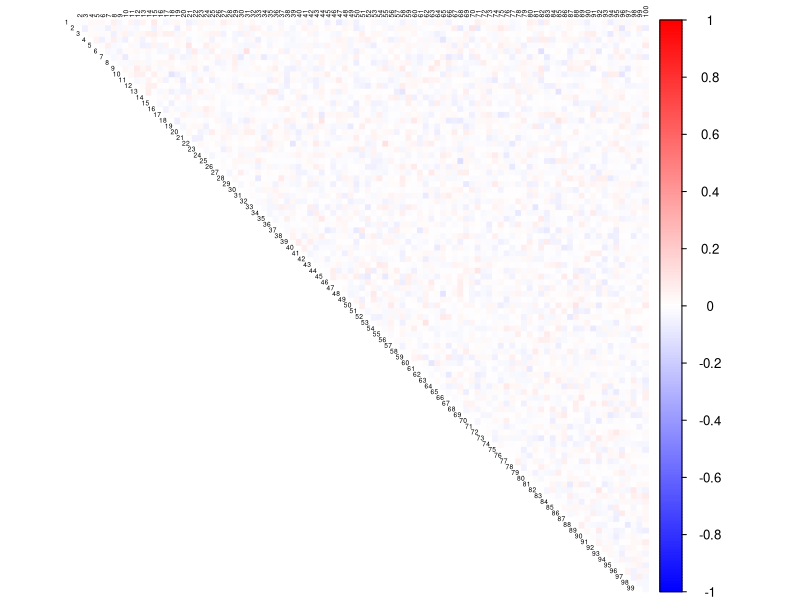
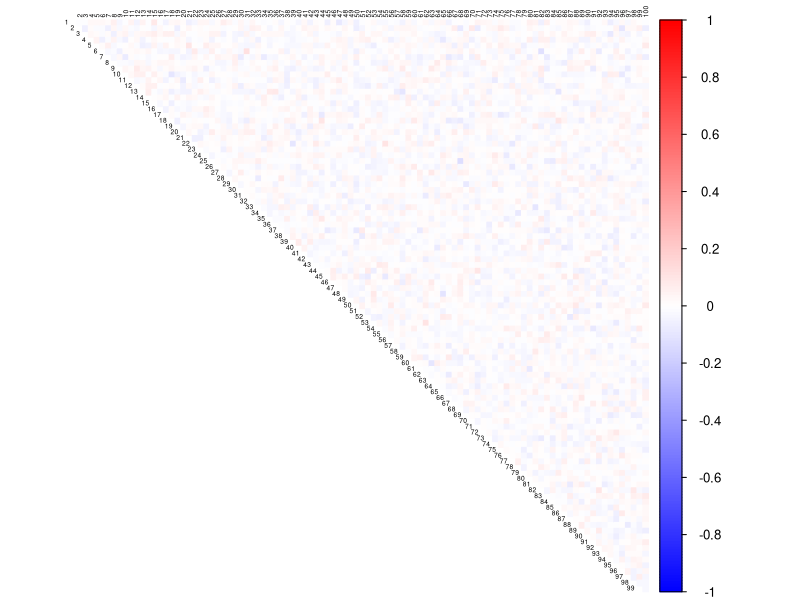
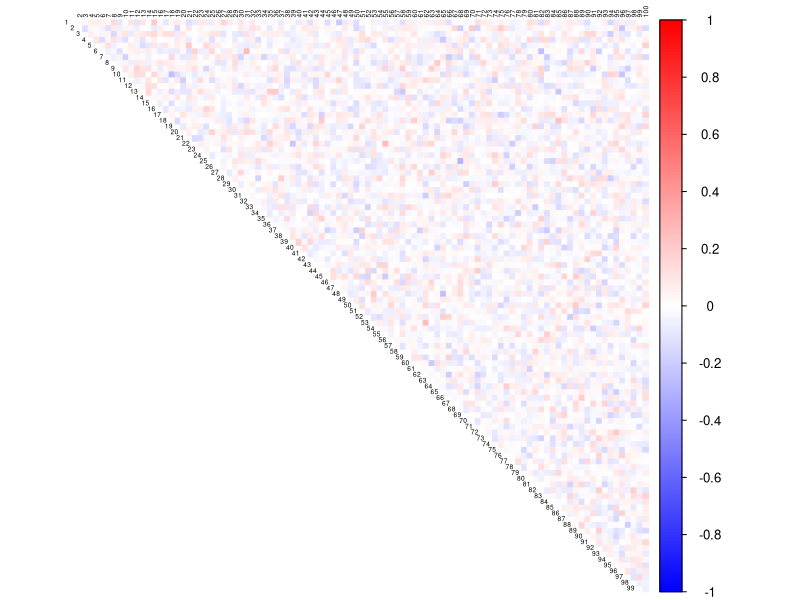
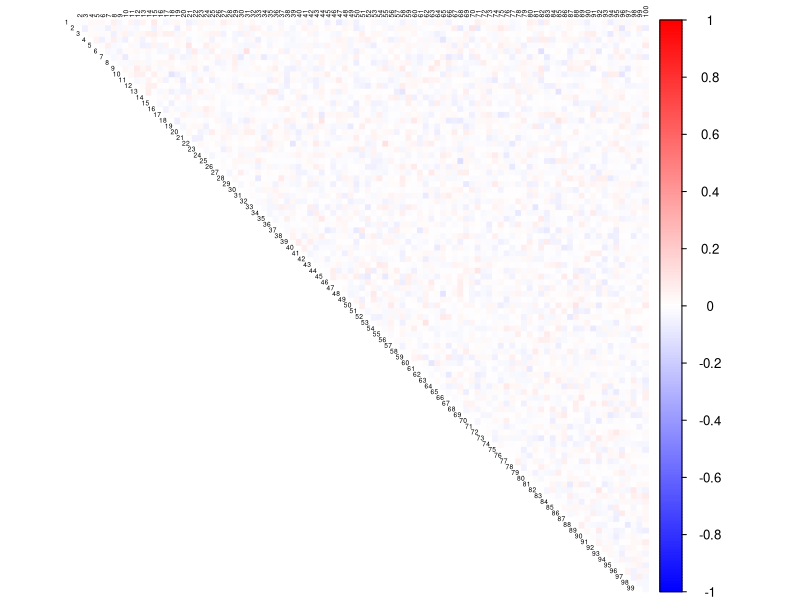

Source code (R) for these figures, in order:
## ---- chunk 1
library(corrplot)
library(Matrix)
library(corpcor)
## ---- chunk 2
N = 1000
M = 100
R = 10
sigma = 100

Loading = matrix(rnorm(N*R, 0, 1), nrow=N)
Factor = matrix(rnorm(R*M, 0, 1), nrow=R)
Z = Loading %*% Factor
X = Z + matrix(rnorm(N*M, 0, sigma), nrow = N)
## ---- chunk 3
N_test = 300
Loading_test = matrix(rnorm(N_test*R, 0, 1), nrow=N_test)
Z_test = Loading_test %*% Factor
X_test = Z_test + matrix(rnorm(N_test*M, 0, sigma), nrow = N_test)
## ---- chunk 4
col2 <- c("blue", "white", "red")
corrplot(as.matrix(cor(X)), diag = FALSE,
         col = colorRampPalette(col2)(200),
         tl.pos = "td", tl.cex = 0.4, tl.col = "black",
         rect.col = "white",na.label.col = "white",
         method = "color", type = "upper")
## ---- chunk 5
pairwise_cov = cov(X, use = "pairwise.complete.obs")
common_samples = matrix(N, dim(X)[2], dim(X)[2])
sigma_vals = sqrt(diag(pairwise_cov))
pairwise_cor = cov2cor(pairwise_cov)
pairwise_cor[is.na(pairwise_cor)] = 0
pairwise_cor[pairwise_cor > 0.95] = 0.95
pairwise_cor[pairwise_cor < -0.95] = -0.95
diag(pairwise_cor) = 1
common_samples[common_samples <= 2] = 2
pairwise_cov = diag(sigma_vals) %*% pairwise_cor %*% diag(sigma_vals)
## ---- chunk 6
pairwise_zscores = apply(pairwise_cor, c(1,2), function(x) return (0.5*log((1+x)/(1-x))))
diag(pairwise_zscores) = 0

bound1 = 12*exp(2*pairwise_zscores)/((exp(2*pairwise_zscores) + 1)^2)
zscores_sd_1 = sqrt(1/(common_samples - 1) + 2/(common_samples - 1)^2)
overall_bound_1 = bound1*zscores_sd_1 + zscores_sd_1^2*2*sqrt(3)

common_samples_2 = matrix(N, dim(common_samples)[1], dim(common_samples)[2])
zscores_sd_2 = sqrt(1/(common_samples_2 - 1) + 2/(common_samples_2 - 1)^2)
overall_bound_2 = bound1*zscores_sd_2 + zscores_sd_2^2*2*sqrt(3)
  
B_cor = apply(abs(overall_bound_1) + abs(overall_bound_2), c(1,2), function(x) return(pmin(2,x)))
diag(B_cor) = 0
B_cov = diag(sigma_vals) %*% B_cor %*% diag(sigma_vals)
## ---- chunk 7
#out= eigen(Matrix::nearPD(pairwise_cov + abs(B_cov))$mat)
#out= eigen(pairwise_cov + abs(B_cov))
out= eigen(pairwise_cov)
Vhat = out$vectors
Lvalues = out$values
## ---- chunk 8
lambda = 1
sigma = 0
d2j_values = rep(0, length(Lvalues))

for(num in 1:30){
  d2j_values_new = pmax(0, Lvalues - lambda - sigma^2)
  sigma_new = sqrt(mean(pmax(1e-04, diag(pairwise_cov) - d2j_values_new)))
  error1 = max(abs(d2j_values_new - d2j_values))
  error2 = abs(sigma_new - sigma)
  cat("Reconstruction Error in eigenvalues: ", error1, "Reconstruction error in sigma:", error2, "\n")
  sigma = sigma_new
  d2j_values = d2j_values_new
}

## ---- chunk 9
est_cov = Vhat %*% diag(d2j_values) %*% t(Vhat) + sigma^2*diag(1, dim(pairwise_cov)[1])
## ---- chunk 10
col2 <- c("blue", "white", "red")
corrplot(as.matrix(cov2cor(est_cov)), diag = FALSE,
         col = colorRampPalette(col2)(200),
         tl.pos = "td", tl.cex = 0.4, tl.col = "black",
         rect.col = "white",na.label.col = "white",
         method = "color", type = "upper")
## ---- chunk 11
mean((cor(X_test) - cov2cor(est_cov))^2)
## ---- chunk 12
sigma
## ---- chunk 13
round(svd(Z)$d, 1)
## ---- chunk 14
sqrt(d2j_values)
## ---- chunk 15
est_cov = Vhat %*% diag(d2j_values) %*% t(Vhat) 
## ---- chunk 16
col2 <- c("blue", "white", "red")
corrplot(as.matrix(cov2cor(est_cov)), diag = FALSE,
         col = colorRampPalette(col2)(200),
         tl.pos = "td", tl.cex = 0.4, tl.col = "black",
         rect.col = "white",na.label.col = "white",
         method = "color", type = "upper")
## ---- chunk 17
mean((cor(X_test) - cov2cor(est_cov))^2)
## ---- chunk 18
lambda = 1e-05
sigma = 0
d2j_values = pmax(0, Lvalues - lambda - sigma^2)
est_cov = Vhat %*% diag(d2j_values) %*% t(Vhat)
## ---- chunk 19
col2 <- c("blue", "white", "red")
corrplot(as.matrix(cov2cor(est_cov)), diag = FALSE,
         col = colorRampPalette(col2)(200),
         tl.pos = "td", tl.cex = 0.4, tl.col = "black",
         rect.col = "white",na.label.col = "white",
         method = "color", type = "upper")
## ---- chunk 20
mean((cor(X_test) - cov2cor(est_cov))^2)
